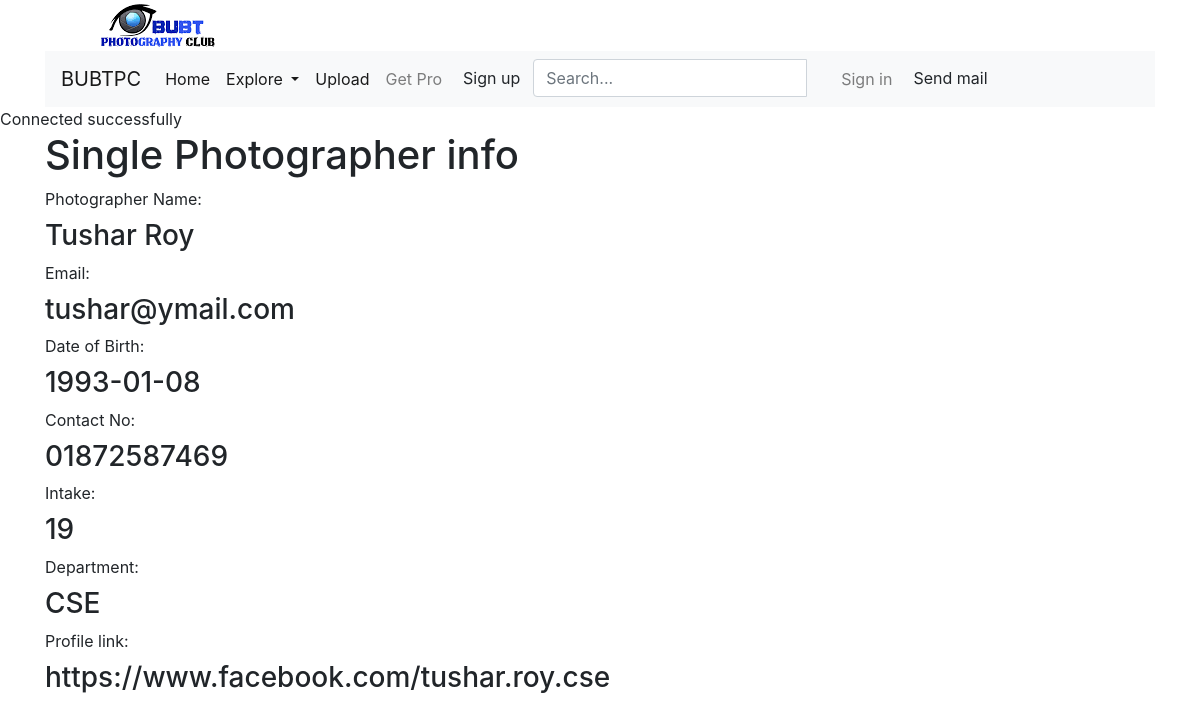
Screenshot of /show.php?s_id=4 with the database file from the repository.
### tables this page shows
CREATE TABLE `reg` (
  `s_id` int(11) NOT NULL,
  `username` varchar(255) DEFAULT NULL,
  `email` varchar(255) DEFAULT NULL,
  `password` varchar(11) DEFAULT NULL,
  `dob` varchar(255) DEFAULT NULL,
  `contact` varchar(255) DEFAULT NULL,
  `intake` int(20) DEFAULT NULL,
  `dept` varchar(255) DEFAULT NULL,
  `profile_link` varchar(255) DEFAULT NULL
);

### show.php (the view)
<?php include('partials/header.php'); ?>
<?php include('partials/topnav.php'); ?>
<?php include('partials/navbar.php'); ?>
<?php include("myPhp/connect.php") ?>
<?php
$s_id = $_REQUEST["s_id"];
$sql = "SELECT * FROM reg WHERE s_id=".$s_id;
$result = $conn->query($sql);
$row = $result->fetch_assoc();
 ?>
<section>
	<div class="container">
		<h1>Single Photographer info</h1>
		<label>Photographer Name:</label>
		<h3> <?php echo $row["username"]; ?> </h3>
		<label>Email:</label>
		<h3> <?php echo $row["email"]; ?> </h3>
		<label>Date of Birth:</label>
		<h3> <?php echo $row["dob"]; ?> </h3>
		<label>Contact No:</label>
		<h3> <?php echo $row["contact"]; ?> </h3>
		<label>Intake:</label>
		<h3> <?php echo $row["intake"]; ?> </h3>
		<label>Department:</label>
		<h3> <?php echo $row["dept"]; ?> </h3>
		<label>Profile link:</label>
		<h3> <?php echo $row["profile_link"]; ?> </h3>
	</div>
</section>
<?php include('partials/footer.php'); ?>

### rows the page displays
reg: username "Tushar Roy", email "tushar@ymail.com", dob "1993-01-08", contact "01872587469", intake "19", dept "CSE", profile_link "https://www.facebook.com/tushar.roy.cse"
